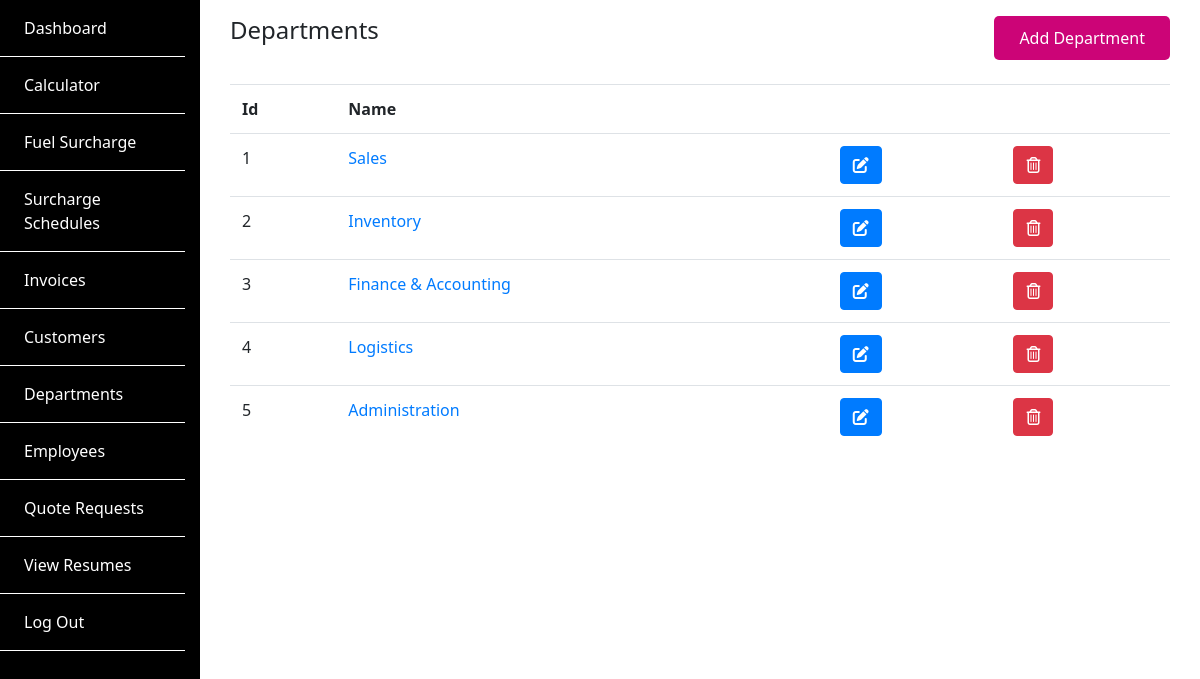
/departments/ (signed in), run on an earlier commit of the app's database.
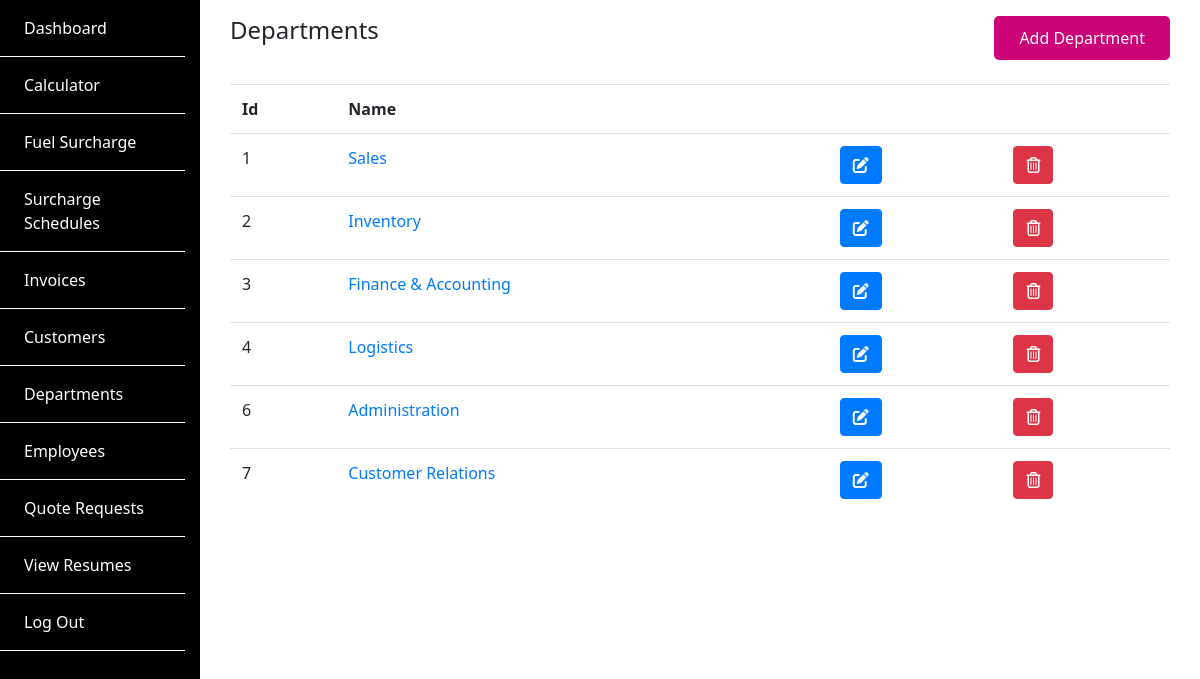
And on a later commit of the database.
### SiteApp/models.py (models this page shows, shortened)
class Department(models.Model):
    name = models.CharField(max_length=50)
    def get_absolute_url(self):
        return reverse('view_department', args=[self.id])

### SiteApp/views.py (the view)
# urls.py: path('departments/', views.ListDepartments, name="list_departments"),
@login_required
def ListDepartments(request):
    departments = Department.objects.all()
    return render(request, 'SiteApp/list_departments.html', {'departments': departments})

### SiteApp/templates/SiteApp/list_departments.html
{% extends 'backend_base.html' %} {% block content %}
<div class="container-fluid py-3">
  <div class="row">
    <div class="col-sm-6">
      <h4>Departments</h4>
    </div>
    <div class="col-sm-6">
      <a href="{% url 'add_department' %}" class="larway-btn float-right"
        >Add Department</a
      >
    </div>
  </div>
  <div class="article mt-4">
    <table class="table">
      <tr>
        <th>Id</th>
        <th>Name</th>
        <th></th>
        <th></th>
      </tr>
      {% for department in departments %}
      <tr>
        <td><span>{{department.id}}</span></td>
        <td>
          <a href="{{department.get_absolute_url }}"
            >{{department.name}}</a
          >
        </td>
        <td>
          <a href="{% url 'edit_department' id=department.id %}" class="btn btn-primary"><span><i class="fas fa-edit"></i></span></a>
        </td>
        <td>
          <a href="{% url 'delete_department' id=department.id %}" class="btn btn-danger"><span><i class="far fa-trash-alt"></i></span></a></a>
        </td>
      </tr>
      {% endfor %}
    </table>
  </div>
</div>
{% endblock %}

What changed in the data, as far as the page shows it:
removed Department: id "5", name "Administration"
added Department: id "6", name "Administration"
added Department: id "7", name "Customer Relations"
